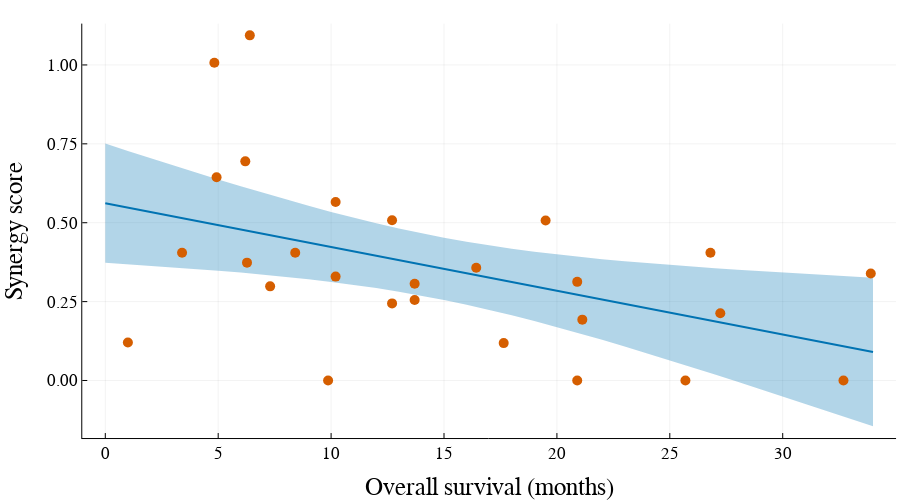

The code cell stored with this chart in its notebook:
### Markdown cell above
## Low overall survival results - synergy metric

### Code cell
### OS(M) vs synergy 
pred = DataFrame(OS = 0:1:34);
model = lm(@formula(synMetric ~ OS), lowOS_res)
predFrame = predict(model, pred, level = 0.95,interval = :confidence);
plotSyn(lowOS_res."Overall_Survival_Months(number)", lowOS_res.synMetric, "Synergy score", 34)
println("r squared = "*string(r2(model)))

### Figure 1 — Plotly figure (JSON) as saved in the notebook; plotly's stock layout.template omitted (floating-point values rounded to 4 significant figures)
{"data": [{"colorbar": {"len": 0.9009, "title": "", "x": 0.9956, "y": 0.5417}, "legendgroup": "model", "line": {"color": "rgba(1, 115, 178, 1.000)", "dash": "solid", "shape": "linear", "width": 2}, "mode": "lines", "name": "model", "showlegend": true, "type": "scatter", "x": [0, 1, 2, 3, 4, 5, 6, 7, 8, 9, 10, 11, 12, 13, 14, 15, 16, 17, 18, 19, 20, 21, 22, 23, 24, 25, 26, 27, 28, 29, 30, 31, 32, 33, 34], "xaxis": "x", "y": [0.562, 0.5481, 0.5343, 0.5204, 0.5065, 0.4926, 0.4787, 0.4648, 0.451, 0.4371, 0.4232, 0.4093, 0.3954, 0.3815, 0.3677, 0.3538, 0.3399, 0.326, 0.3121, 0.2982, 0.2844, 0.2705, 0.2566, 0.2427, 0.2288, 0.215, 0.2011, 0.1872, 0.1733, 0.1594, 0.1455, 0.1317, 0.1178, 0.1039, 0.09001], "yaxis": "y"}, {"colorbar": {"len": 0.9009, "title": "", "x": 0.9956, "y": 0.5417}, "fill": "tozeroy", "fillcolor": "rgba(1, 115, 178, 0.300)", "legendgroup": "model", "line": {"color": "rgba(1, 115, 178, 1.000)", "dash": "solid", "shape": "linear", "width": 0}, "mode": "lines", "name": "model", "showlegend": false, "type": "scatter", "x": [0, 1, 2, 3, 4, 5, 6, 7, 8, 9, 10, 11, 12, 13, 14, 15, 16, 17, 18, 19, 20, 21, 22, 23, 24, 25, 26, 27, 28, 29, 30, 31, 32, 33, 34, 34, 33, 32, 31, 30, 29, 28, 27, 26, 25, 24, 23, 22, 21, 20, 19, 18, 17, 16, 15, 14, 13, 12, 11, 10, 9, 8, 7, 6, 5, 4, 3, 2, 1, 0], "xaxis": "x", "y": [0.3732, 0.3687, 0.3639, 0.3589, 0.3536, 0.3479, 0.3419, 0.3354, 0.3284, 0.3207, 0.3123, 0.303, 0.2928, 0.2814, 0.2689, 0.2552, 0.2402, 0.2241, 0.2068, 0.1885, 0.1694, 0.1494, 0.1288, 0.1077, 0.08601, 0.06396, 0.04157, 0.01888, -0.004056, -0.0272, -0.05053, -0.07401, -0.09763, -0.1214, -0.1452, 0.3252, 0.3292, 0.3332, 0.3373, 0.3416, 0.346, 0.3507, 0.3555, 0.3606, 0.3659, 0.3717, 0.3778, 0.3844, 0.3915, 0.3994, 0.408, 0.4175, 0.428, 0.4396, 0.4524, 0.4664, 0.4817, 0.4981, 0.5156, 0.5341, 0.5534, 0.5735, 0.5943, 0.6155, 0.6373, 0.6594, 0.6819, 0.7046, 0.7276, 0.7508], "yaxis": "y"}, {"colorbar": {"len": 0.9009, "title": "", "x": 0.9956, "y": 0.5417}, "fillrange": [[0.3732, 0.3687, 0.3639, 0.3589, 0.3536, 0.3479, 0.3419, 0.3354, 0.3284, 0.3207, 0.3123, 0.303, 0.2928, 0.2814, 0.2689, 0.2552, 0.2402, 0.2241, 0.2068, 0.1885, 0.1694, 0.1494, 0.1288, 0.1077, 0.08601, 0.06396, 0.04157, 0.01888, -0.004056, -0.0272, -0.05053, -0.07401, -0.09763, -0.1214, -0.1452], [0.7508, 0.7276, 0.7046, 0.6819, 0.6594, 0.6373, 0.6155, 0.5943, 0.5735, 0.5534, 0.5341, 0.5156, 0.4981, 0.4817, 0.4664, 0.4524, 0.4396, 0.428, 0.4175, 0.408, 0.3994, 0.3915, 0.3844, 0.3778, 0.3717, 0.3659, 0.3606, 0.3555, 0.3507, 0.346, 0.3416, 0.3373, 0.3332, 0.3292, 0.3252]], "legendgroup": "model", "line": {"color": "rgba(1, 115, 178, 1.000)", "dash": "solid", "shape": "linear", "width": 0}, "mode": "lines", "name": "model", "showlegend": true, "type": "scatter", "x": [0, 1, 2, 3, 4, 5, 6, 7, 8, 9, 10, 11, 12, 13, 14, 15, 16, 17, 18, 19, 20, 21, 22, 23, 24, 25, 26, 27, 28, 29, 30, 31, 32, 33, 34], "xaxis": "x", "y": [0.562, 0.5481, 0.5343, 0.5204, 0.5065, 0.4926, 0.4787, 0.4648, 0.451, 0.4371, 0.4232, 0.4093, 0.3954, 0.3815, 0.3677, 0.3538, 0.3399, 0.326, 0.3121, 0.2982, 0.2844, 0.2705, 0.2566, 0.2427, 0.2288, 0.215, 0.2011, 0.1872, 0.1733, 0.1594, 0.1455, 0.1317, 0.1178, 0.1039, 0.09001], "yaxis": "y"}, {"colorbar": {"len": 0.9009, "title": "", "x": 0.9956, "y": 0.5417}, "legendgroup": "data", "marker": {"color": "rgba(213, 94, 0, 1.000)", "line": {"color": "rgba(0, 0, 0, 1.000)", "width": 0}, "size": 10, "symbol": "circle"}, "mode": "markers", "name": "data", "showlegend": true, "type": "scatter", "x": [1, 3.4, 4.83, 4.928, 6.2, 6.275, 6.4, 7.3, 8.411, 9.867, 10.2, 10.2, 12.7, 12.7, 13.7, 13.7, 16.43, 17.64, 19.5, 20.9, 20.9, 21.13, 25.69, 26.8, 27.24, 32.69, 33.9], "xaxis": "x", "y": [0.1204, 0.405, 1.007, 0.6443, 0.6944, 0.3734, 1.094, 0.2983, 0.405, 0, 0.5657, 0.3292, 0.2444, 0.5078, 0.3065, 0.255, 0.3574, 0.1185, 0.5071, 0, 0.3126, 0.1928, 0, 0.405, 0.2131, 0, 0.3392], "yaxis": "y"}], "layout": {"annotations": [], "height": 500, "margin": {"b": 20, "l": 0, "r": 0, "t": 20}, "paper_bgcolor": "rgba(255, 255, 255, 1.000)", "plot_bgcolor": "rgba(255, 255, 255, 1.000)", "showlegend": false, "width": 900, "xaxis": {"anchor": "y", "domain": [0.09141, 0.9956], "gridcolor": "rgba(0, 0, 0, 0.100)", "gridwidth": 0.5, "linecolor": "rgba(0, 0, 0, 1.000)", "mirror": false, "range": [-1.02, 35.02], "showgrid": true, "showline": true, "showticklabels": true, "tickangle": 0, "tickcolor": "rgb(0, 0, 0)", "tickfont": {"color": "rgba(0, 0, 0, 1.000)", "family": "sans-serif", "size": 17}, "tickmode": "array", "ticks": "inside", "ticktext": [0, 5, 10, 15, 20, 25, 30], "tickvals": [0, 5, 10, 15, 20, 25, 30], "title": "Overall survival (months)", "titlefont": {"color": "rgba(0, 0, 0, 1.000)", "family": "sans-serif", "size": 25}, "type": "-", "visible": true, "zeroline": false, "zerolinecolor": "rgba(0, 0, 0, 1.000)"}, "yaxis": {"anchor": "x", "domain": [0.09121, 0.9921], "gridcolor": "rgba(0, 0, 0, 0.100)", "gridwidth": 0.5, "linecolor": "rgba(0, 0, 0, 1.000)", "mirror": false, "range": [-0.1824, 1.131], "showgrid": true, "showline": true, "showticklabels": true, "tickangle": 0, "tickcolor": "rgb(0, 0, 0)", "tickfont": {"color": "rgba(0, 0, 0, 1.000)", "family": "sans-serif", "size": 17}, "tickmode": "array", "ticks": "inside", "ticktext": ["0.00", "0.25", "0.50", "0.75", "1.00"], "tickvals": [0, 0.25, 0.5, 0.75, 1], "title": "Synergy score", "titlefont": {"color": "rgba(0, 0, 0, 1.000)", "family": "sans-serif", "size": 25}, "type": "-", "visible": true, "zeroline": false, "zerolinecolor": "rgba(0, 0, 0, 1.000)"}}}
